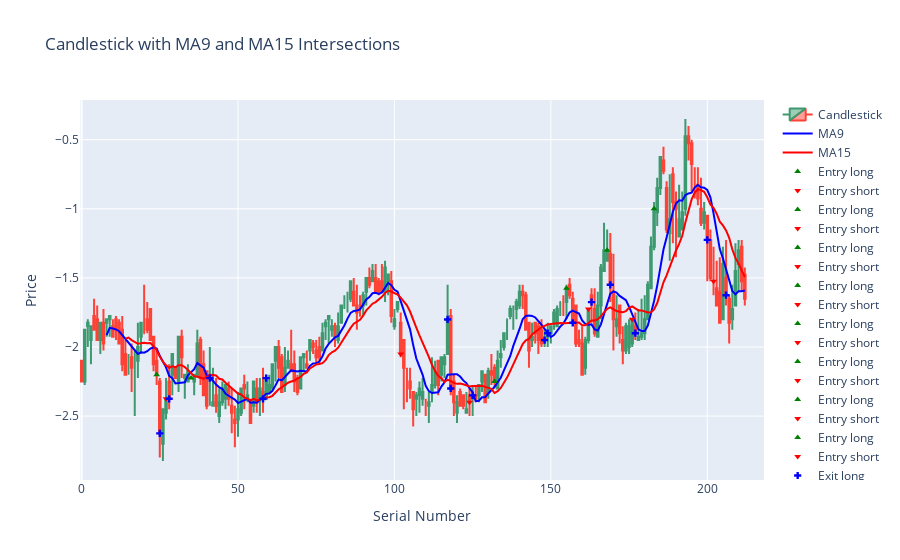

The cell this chart's notebook holds for it:
### Code cell
import pandas as pd
import plotly.graph_objects as go

# Load data
df = pd.read_csv('/workspaces/Futures-First/BackTest/data/LE Feb25-Apr25 Calendar_Daily.csv')
df['Date'] = pd.to_datetime(df['Date'])

# Create a Serial Number column
df['Serial'] = range(len(df))

# Calculate Moving Averages
df['MA9'] = df['Close'].rolling(window=9).mean()
df['MA12'] = df['Close'].rolling(window=15).mean()

# Initialize variables
entry_points = []  # List to store entry points for visualization
exit_points = []   # List to store exit points for visualization
positions = []     # To keep track of open positions
entry_price = None
tick_size = 0.001
last_high = None  # Track last high for exit conditions
last_low = None   # Track last low for exit conditions

# Iterate over DataFrame to backtest strategy
for i in range(1, len(df)):
    # Check for crossing points (sign change in the difference)
    if df['MA9'][i] > df['MA12'][i] and df['MA9'][i-1] <= df['MA12'][i-1]:  # MA9 crosses above MA12
        if positions and positions[-1]['type'] == 'short':  # Close short position if open
            profit = (entry_price - df['Close'][i]) / tick_size
            exit_points.append((df['Serial'][i], df['Close'][i], 'short'))
            positions.pop()
        # Open long position
        positions.append({'type': 'long', 'entry_price': df['Close'][i]})
        entry_price = df['Close'][i]
        entry_points.append((df['Serial'][i], df['Close'][i], 'long'))
        last_high = df['High'][i]  # Update last high for exit condition
        last_low = df['Low'][i]    # Update last low for exit condition

    elif df['MA9'][i] < df['MA12'][i] and df['MA9'][i-1] >= df['MA12'][i-1]:  # MA9 crosses below MA12
        if positions and positions[-1]['type'] == 'long':  # Close long position if open
            profit = (df['Close'][i] - entry_price) / tick_size
            exit_points.append((df['Serial'][i], df['Close'][i], 'long'))
            positions.pop()
        # Open short position
        positions.append({'type': 'short', 'entry_price': df['Close'][i]})
        entry_price = df['Close'][i]
        entry_points.append((df['Serial'][i], df['Close'][i], 'short'))
        last_high = df['High'][i]  # Update last high for exit condition
        last_low = df['Low'][i]    # Update last low for exit condition

    # Check for trend-breaking moves
    if positions:
        if positions[-1]['type'] == 'long' and df['High'][i] < last_high:
            profit = (df['Close'][i] - entry_price) / tick_size
            exit_points.append((df['Serial'][i], df['Close'][i], 'long'))
            positions.pop()
            last_low = df['Low'][i]  # Update last low to current low
        elif positions[-1]['type'] == 'short' and df['High'][i] > last_high:
            profit = (entry_price - df['Close'][i]) / tick_size
            exit_points.append((df['Serial'][i], df['Close'][i], 'short'))
            positions.pop()
            last_high = df['High'][i]  # Update last high to current high

# Calculate total profit
total_profit = sum(profit for profit in trades if profit is not None)

# Create Candlestick Chart
fig = go.Figure(data=[go.Candlestick(x=df['Serial'],
                                     open=df['Open'],
                                     high=df['High'],
                                     low=df['Low'],
                                     close=df['Close'],
                                     name='Candlestick')])

# Add MA9 and MA12 to the chart
fig.add_trace(go.Scatter(x=df['Serial'], y=df['MA9'], mode='lines', name='MA9', line=dict(color='blue')))
fig.add_trace(go.Scatter(x=df['Serial'], y=df['MA12'], mode='lines', name='MA15', line=dict(color='red')))

# Add entry and exit points to the chart
for point in entry_points:
    fig.add_trace(go.Scatter(x=[point[0]], y=[point[1]], mode='markers', name=f"Entry {point[2]}", 
                             marker=dict(symbol='triangle-up' if point[2] == 'long' else 'triangle-down', color='green' if point[2] == 'long' else 'red')))
for point in exit_points:
    fig.add_trace(go.Scatter(x=[point[0]], y=[point[1]], mode='markers', name=f"Exit {point[2]}", 
                             marker=dict(symbol='cross', color='blue')))

# Update layout
fig.update_layout(title='Candlestick with MA9 and MA12 Intersections',
                  xaxis_title='Serial Number',
                  yaxis_title='Price',
                  xaxis_rangeslider_visible=False)

# Show interactive plot
fig.show()

# Print total profit
print(f"Total Profit: {total_profit} ticks")

### Figure 1 — Plotly figure (JSON) as saved in the notebook; plotly's stock layout.template omitted (floating-point values rounded to 4 significant figures; data arrays with more than 128 entries replaced by an {"elided": "..."} marker saying what was removed)
{"data": [{"close": {"elided": "213 float values"}, "high": {"elided": "213 float values"}, "low": {"elided": "213 float values"}, "name": "Candlestick", "open": {"elided": "213 float values"}, "type": "candlestick", "x": {"elided": "213 int values"}}, {"line": {"color": "blue"}, "mode": "lines", "name": "MA9", "type": "scatter", "x": {"elided": "213 int values"}, "y": {"elided": "213 float values"}}, {"line": {"color": "red"}, "mode": "lines", "name": "MA15", "type": "scatter", "x": {"elided": "213 int values"}, "y": {"elided": "213 float values"}}, {"marker": {"color": "green", "symbol": "triangle-up"}, "mode": "markers", "name": "Entry long", "type": "scatter", "x": [24], "y": [-2.2]}, {"marker": {"color": "red", "symbol": "triangle-down"}, "mode": "markers", "name": "Entry short", "type": "scatter", "x": [27], "y": [-2.375]}, {"marker": {"color": "green", "symbol": "triangle-up"}, "mode": "markers", "name": "Entry long", "type": "scatter", "x": [35], "y": [-2.225]}, {"marker": {"color": "red", "symbol": "triangle-down"}, "mode": "markers", "name": "Entry short", "type": "scatter", "x": [41], "y": [-2.225]}, {"marker": {"color": "green", "symbol": "triangle-up"}, "mode": "markers", "name": "Entry long", "type": "scatter", "x": [58], "y": [-2.375]}, {"marker": {"color": "red", "symbol": "triangle-down"}, "mode": "markers", "name": "Entry short", "type": "scatter", "x": [102], "y": [-2.05]}, {"marker": {"color": "green", "symbol": "triangle-up"}, "mode": "markers", "name": "Entry long", "type": "scatter", "x": [117], "y": [-1.8]}, {"marker": {"color": "red", "symbol": "triangle-down"}, "mode": "markers", "name": "Entry short", "type": "scatter", "x": [124], "y": [-2.4]}, {"marker": {"color": "green", "symbol": "triangle-up"}, "mode": "markers", "name": "Entry long", "type": "scatter", "x": [132], "y": [-2.25]}, {"marker": {"color": "red", "symbol": "triangle-down"}, "mode": "markers", "name": "Entry short", "type": "scatter", "x": [148], "y": [-1.95]}, {"marker": {"color": "green", "symbol": "triangle-up"}, "mode": "markers", "name": "Entry long", "type": "scatter", "x": [155], "y": [-1.575]}, {"marker": {"color": "red", "symbol": "triangle-down"}, "mode": "markers", "name": "Entry short", "type": "scatter", "x": [162], "y": [-1.725]}, {"marker": {"color": "green", "symbol": "triangle-up"}, "mode": "markers", "name": "Entry long", "type": "scatter", "x": [168], "y": [-1.3]}, {"marker": {"color": "red", "symbol": "triangle-down"}, "mode": "markers", "name": "Entry short", "type": "scatter", "x": [176], "y": [-1.8]}, {"marker": {"color": "green", "symbol": "triangle-up"}, "mode": "markers", "name": "Entry long", "type": "scatter", "x": [183], "y": [-1]}, {"marker": {"color": "red", "symbol": "triangle-down"}, "mode": "markers", "name": "Entry short", "type": "scatter", "x": [202], "y": [-1.525]}, {"marker": {"color": "blue", "symbol": "cross"}, "mode": "markers", "name": "Exit long", "type": "scatter", "x": [25], "y": [-2.625]}, {"marker": {"color": "blue", "symbol": "cross"}, "mode": "markers", "name": "Exit short", "type": "scatter", "x": [28], "y": [-2.375]}, {"marker": {"color": "blue", "symbol": "cross"}, "mode": "markers", "name": "Exit long", "type": "scatter", "x": [41], "y": [-2.225]}, {"marker": {"color": "blue", "symbol": "cross"}, "mode": "markers", "name": "Exit short", "type": "scatter", "x": [58], "y": [-2.375]}, {"marker": {"color": "blue", "symbol": "cross"}, "mode": "markers", "name": "Exit long", "type": "scatter", "x": [59], "y": [-2.225]}, {"marker": {"color": "blue", "symbol": "cross"}, "mode": "markers", "name": "Exit short", "type": "scatter", "x": [117], "y": [-1.8]}, {"marker": {"color": "blue", "symbol": "cross"}, "mode": "markers", "name": "Exit long", "type": "scatter", "x": [118], "y": [-2.3]}, {"marker": {"color": "blue", "symbol": "cross"}, "mode": "markers", "name": "Exit short", "type": "scatter", "x": [125], "y": [-2.35]}, {"marker": {"color": "blue", "symbol": "cross"}, "mode": "markers", "name": "Exit long", "type": "scatter", "x": [148], "y": [-1.95]}, {"marker": {"color": "blue", "symbol": "cross"}, "mode": "markers", "name": "Exit short", "type": "scatter", "x": [149], "y": [-1.9]}, {"marker": {"color": "blue", "symbol": "cross"}, "mode": "markers", "name": "Exit long", "type": "scatter", "x": [157], "y": [-1.825]}, {"marker": {"color": "blue", "symbol": "cross"}, "mode": "markers", "name": "Exit short", "type": "scatter", "x": [163], "y": [-1.675]}, {"marker": {"color": "blue", "symbol": "cross"}, "mode": "markers", "name": "Exit long", "type": "scatter", "x": [169], "y": [-1.55]}, {"marker": {"color": "blue", "symbol": "cross"}, "mode": "markers", "name": "Exit short", "type": "scatter", "x": [177], "y": [-1.9]}, {"marker": {"color": "blue", "symbol": "cross"}, "mode": "markers", "name": "Exit long", "type": "scatter", "x": [200], "y": [-1.225]}, {"marker": {"color": "blue", "symbol": "cross"}, "mode": "markers", "name": "Exit short", "type": "scatter", "x": [206], "y": [-1.625]}], "layout": {"title": {"text": "Candlestick with MA9 and MA15 Intersections"}, "xaxis": {"rangeslider": {"visible": false}, "title": {"text": "Serial Number"}}, "yaxis": {"title": {"text": "Price"}}}}
